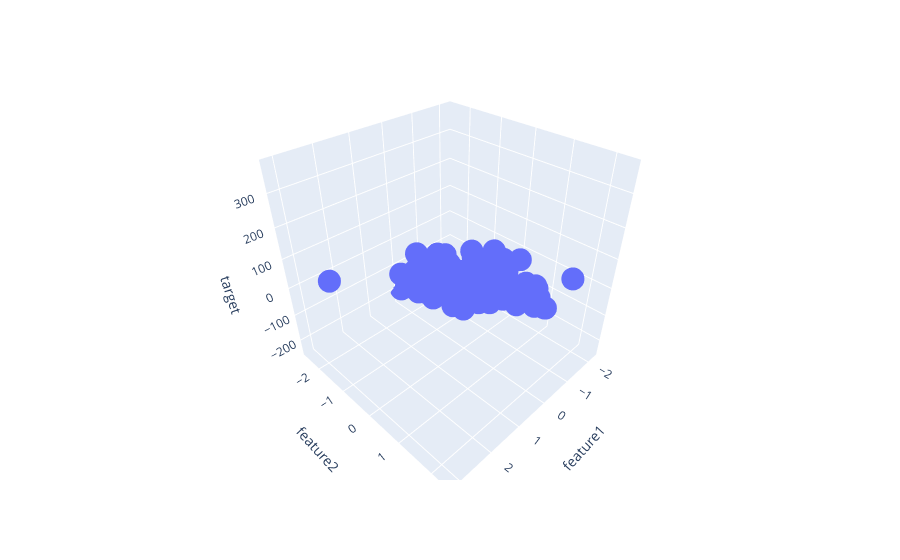

Source (notebook cell):
### Markdown cell above
y = a+b1x1 + b2x2 ...bnxn

### Code cell
import plotly.express as px
px.scatter_3d(df,x="feature1",y="feature2",z="target")

### Figure 1 — Plotly figure (JSON) as saved in the notebook; plotly's stock layout.template omitted (floating-point values rounded to 4 significant figures; data arrays with more than 128 entries replaced by an {"elided": "..."} marker saying what was removed)
{"data": [{"hovertemplate": "feature1=%{x}<br>feature2=%{y}<br>target=%{z}<extra></extra>", "legendgroup": "", "marker": {"color": "#636efa", "symbol": "circle"}, "mode": "markers", "name": "", "scene": "scene", "showlegend": false, "type": "scatter3d", "x": {"elided": "150 float values"}, "y": {"elided": "150 float values"}, "z": {"elided": "150 float values"}}], "layout": {"legend": {"tracegroupgap": 0}, "margin": {"t": 60}, "scene": {"domain": {"x": [0, 1], "y": [0, 1]}, "xaxis": {"title": {"text": "feature1"}}, "yaxis": {"title": {"text": "feature2"}}, "zaxis": {"title": {"text": "target"}}}}}
